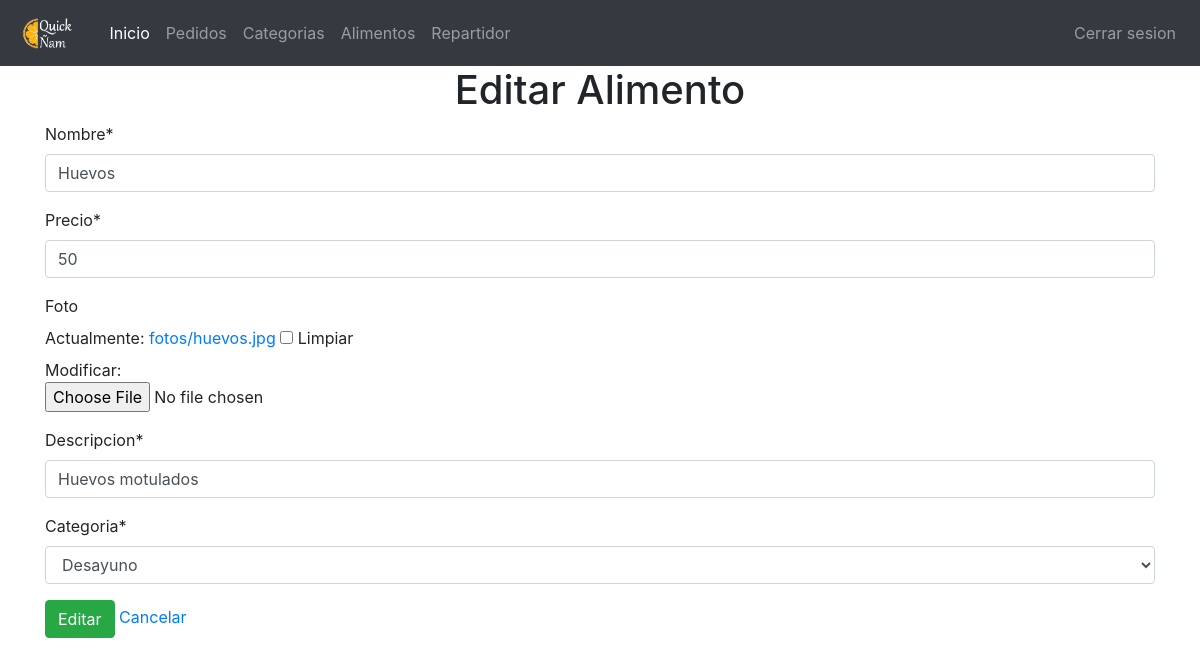
The app's page /administrador/ver-alimento/1 (signed in) with its own data.
### admin_alimentos/models.py (models this page shows, shortened)
class Alimento(models.Model):
	nombre = models.CharField(max_length=200)
	precio = models.IntegerField()
	foto = models.ImageField(blank=True, upload_to = 'fotos')
	descripcion =models.CharField(max_length=300)
	categoria = models.ForeignKey(Categoria, on_delete=models.CASCADE)

### admin_categoria/models.py (models this page shows, shortened)
class Categoria(models.Model):
	nombre = models.CharField(max_length=200)
	foto = models.ImageField(blank=True, upload_to = 'fotos')
	descripcion = models.CharField(max_length=300)
	def __str__(self):
		return self.nombre

### admin_alimentos/views.py (the view, shortened to what this page needs)
# urls.py: path('ver-alimento/<int:id>', views.EditarAlimento.as_view(), name='editar_alimento'),
class EditarAlimento(UpdateView):
    form_class = RegistrarAlimentoForm
    def get_object(self):
    	id_ = self.kwargs.get("id")
    	return get_object_or_404(Alimento, id = id_)

### admin_alimentos/forms.py
class RegistrarAlimentoForm(forms.ModelForm):
    class Meta:
        model = Alimento
        fields = ( "nombre","precio","foto", "descripcion","categoria")

### admin_alimentos/templates/admin_alimentos/alimento_form.html (shortened to what this page needs)
{% extends 'admin_repartidor/base.html' %}
{% load crispy_forms_tags %}
{% block body_content %}
{%if user.is_authenticated%}
    <form action="" method="post" enctype="multipart/form-data">
        <div class="container">
            <h1 align="center" >Editar Alimento</h1>
            {{ form|crispy }}
            <button type="submit" class="btn btn-success">Editar</button>
            <a href= "{% url 'admin_alimentos:ver_alimento' %}"> Cancelar </a>
        </div>
    </form>
{%endif%}
{% endblock body_content %}

### records on screen
Alimento: nombre "Huevos", precio "50", descripcion "Huevos motulados", categoria "Desayuno"
